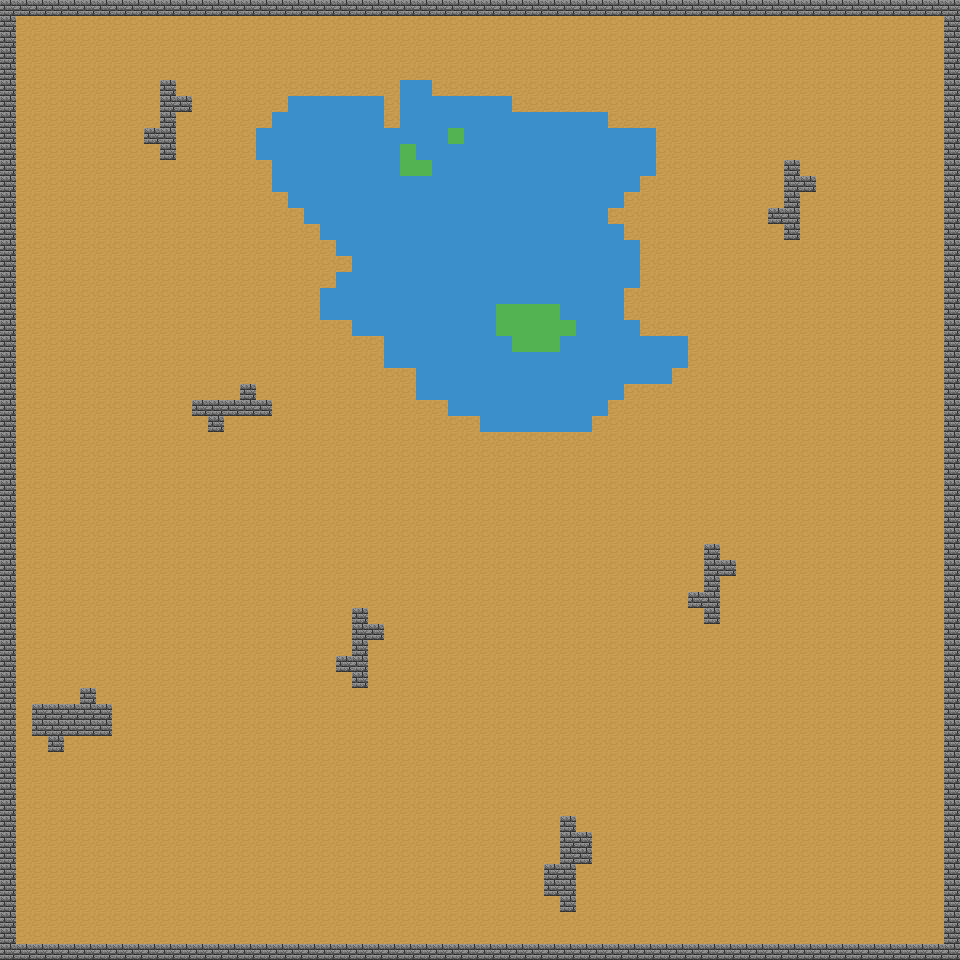

A 2D game scene composited from a Tiled map and its tileset images. What follows is a short description and the map's XML, with every tile layer's data as written:
An orthogonal 60x60 tile map with 16x16 px tiles, 1 tile layer (Tile Layer 1).

<map version="1.10" tiledversion="1.11.0" orientation="orthogonal" renderorder="right-down" width="60" height="60" tilewidth="16" tileheight="16" infinite="0" nextlayerid="2" nextobjectid="1">
 <tileset firstgid="1" source="tileset.tsx" />
 <layer id="1" name="Tile Layer 1" width="60" height="60">
  <data encoding="csv">
6,6,6,6,6,6,6,6,6,6,6,6,6,6,6,6,6,6,6,6,6,6,6,6,6,6,6,6,6,6,6,6,6,6,6,6,6,6,6,6,6,6,6,6,6,6,6,6,6,6,6,6,6,6,6,6,6,6,6,6,
6,4,4,4,4,4,4,4,4,4,4,4,4,4,4,4,4,4,4,4,4,4,4,4,4,4,4,4,4,4,4,4,4,4,4,4,4,4,4,4,4,4,4,4,4,4,4,4,4,4,4,4,4,4,4,4,4,4,4,6,
6,4,4,4,4,4,4,4,4,4,4,4,4,4,4,4,4,4,4,4,4,4,4,4,4,4,4,4,4,4,4,4,4,4,4,4,4,4,4,4,4,4,4,4,4,4,4,4,4,4,4,4,4,4,4,4,4,4,4,6,
6,4,4,4,4,4,4,4,4,4,4,4,4,4,4,4,4,4,4,4,4,4,4,4,4,4,4,4,4,4,4,4,4,4,4,4,4,4,4,4,4,4,4,4,4,4,4,4,4,4,4,4,4,4,4,4,4,4,4,6,
6,4,4,4,4,4,4,4,4,4,4,4,4,4,4,4,4,4,4,4,4,4,4,4,4,4,4,4,4,4,4,4,4,4,4,4,4,4,4,4,4,4,4,4,4,4,4,4,4,4,4,4,4,4,4,4,4,4,4,6,
6,4,4,4,4,4,4,4,4,4,6,4,4,4,4,4,4,4,4,4,4,4,4,4,4,5,5,4,4,4,4,4,4,4,4,4,4,4,4,4,4,4,4,4,4,4,4,4,4,4,4,4,4,4,4,4,4,4,4,6,
6,4,4,4,4,4,4,4,4,4,6,6,4,4,4,4,4,4,5,5,5,5,5,5,4,5,5,5,5,5,5,5,4,4,4,4,4,4,4,4,4,4,4,4,4,4,4,4,4,4,4,4,4,4,4,4,4,4,4,6,
6,4,4,4,4,4,4,4,4,4,6,4,4,4,4,4,4,5,5,5,5,5,5,5,4,5,5,5,5,5,5,5,5,5,5,5,5,5,4,4,4,4,4,4,4,4,4,4,4,4,4,4,4,4,4,4,4,4,4,6,
6,4,4,4,4,4,4,4,4,6,6,4,4,4,4,4,5,5,5,5,5,5,5,5,5,5,5,5,2,5,5,5,5,5,5,5,5,5,5,5,5,4,4,4,4,4,4,4,4,4,4,4,4,4,4,4,4,4,4,6,
6,4,4,4,4,4,4,4,4,4,6,4,4,4,4,4,5,5,5,5,5,5,5,5,5,2,5,5,5,5,5,5,5,5,5,5,5,5,5,5,5,4,4,4,4,4,4,4,4,4,4,4,4,4,4,4,4,4,4,6,
6,4,4,4,4,4,4,4,4,4,4,4,4,4,4,4,4,5,5,5,5,5,5,5,5,2,2,5,5,5,5,5,5,5,5,5,5,5,5,5,5,4,4,4,4,4,4,4,4,6,4,4,4,4,4,4,4,4,4,6,
6,4,4,4,4,4,4,4,4,4,4,4,4,4,4,4,4,5,5,5,5,5,5,5,5,5,5,5,5,5,5,5,5,5,5,5,5,5,5,5,4,4,4,4,4,4,4,4,4,6,6,4,4,4,4,4,4,4,4,6,
6,4,4,4,4,4,4,4,4,4,4,4,4,4,4,4,4,4,5,5,5,5,5,5,5,5,5,5,5,5,5,5,5,5,5,5,5,5,5,4,4,4,4,4,4,4,4,4,4,6,4,4,4,4,4,4,4,4,4,6,
6,4,4,4,4,4,4,4,4,4,4,4,4,4,4,4,4,4,4,5,5,5,5,5,5,5,5,5,5,5,5,5,5,5,5,5,5,5,4,4,4,4,4,4,4,4,4,4,6,6,4,4,4,4,4,4,4,4,4,6,
6,4,4,4,4,4,4,4,4,4,4,4,4,4,4,4,4,4,4,4,5,5,5,5,5,5,5,5,5,5,5,5,5,5,5,5,5,5,5,4,4,4,4,4,4,4,4,4,4,6,4,4,4,4,4,4,4,4,4,6,
6,4,4,4,4,4,4,4,4,4,4,4,4,4,4,4,4,4,4,4,4,5,5,5,5,5,5,5,5,5,5,5,5,5,5,5,5,5,5,5,4,4,4,4,4,4,4,4,4,4,4,4,4,4,4,4,4,4,4,6,
6,4,4,4,4,4,4,4,4,4,4,4,4,4,4,4,4,4,4,4,4,4,5,5,5,5,5,5,5,5,5,5,5,5,5,5,5,5,5,5,4,4,4,4,4,4,4,4,4,4,4,4,4,4,4,4,4,4,4,6,
6,4,4,4,4,4,4,4,4,4,4,4,4,4,4,4,4,4,4,4,4,5,5,5,5,5,5,5,5,5,5,5,5,5,5,5,5,5,5,5,4,4,4,4,4,4,4,4,4,4,4,4,4,4,4,4,4,4,4,6,
6,4,4,4,4,4,4,4,4,4,4,4,4,4,4,4,4,4,4,4,5,5,5,5,5,5,5,5,5,5,5,5,5,5,5,5,5,5,5,4,4,4,4,4,4,4,4,4,4,4,4,4,4,4,4,4,4,4,4,6,
6,4,4,4,4,4,4,4,4,4,4,4,4,4,4,4,4,4,4,4,5,5,5,5,5,5,5,5,5,5,5,2,2,2,2,5,5,5,5,4,4,4,4,4,4,4,4,4,4,4,4,4,4,4,4,4,4,4,4,6,
6,4,4,4,4,4,4,4,4,4,4,4,4,4,4,4,4,4,4,4,4,4,5,5,5,5,5,5,5,5,5,2,2,2,2,2,5,5,5,5,4,4,4,4,4,4,4,4,4,4,4,4,4,4,4,4,4,4,4,6,
6,4,4,4,4,4,4,4,4,4,4,4,4,4,4,4,4,4,4,4,4,4,4,4,5,5,5,5,5,5,5,5,2,2,2,5,5,5,5,5,5,5,5,4,4,4,4,4,4,4,4,4,4,4,4,4,4,4,4,6,
6,4,4,4,4,4,4,4,4,4,4,4,4,4,4,4,4,4,4,4,4,4,4,4,5,5,5,5,5,5,5,5,5,5,5,5,5,5,5,5,5,5,5,4,4,4,4,4,4,4,4,4,4,4,4,4,4,4,4,6,
6,4,4,4,4,4,4,4,4,4,4,4,4,4,4,4,4,4,4,4,4,4,4,4,4,4,5,5,5,5,5,5,5,5,5,5,5,5,5,5,5,5,4,4,4,4,4,4,4,4,4,4,4,4,4,4,4,4,4,6,
6,4,4,4,4,4,4,4,4,4,4,4,4,4,4,6,4,4,4,4,4,4,4,4,4,4,5,5,5,5,5,5,5,5,5,5,5,5,5,4,4,4,4,4,4,4,4,4,4,4,4,4,4,4,4,4,4,4,4,6,
6,4,4,4,4,4,4,4,4,4,4,4,6,6,6,6,6,4,4,4,4,4,4,4,4,4,4,4,5,5,5,5,5,5,5,5,5,5,4,4,4,4,4,4,4,4,4,4,4,4,4,4,4,4,4,4,4,4,4,6,
6,4,4,4,4,4,4,4,4,4,4,4,4,6,4,4,4,4,4,4,4,4,4,4,4,4,4,4,4,4,5,5,5,5,5,5,5,4,4,4,4,4,4,4,4,4,4,4,4,4,4,4,4,4,4,4,4,4,4,6,
6,4,4,4,4,4,4,4,4,4,4,4,4,4,4,4,4,4,4,4,4,4,4,4,4,4,4,4,4,4,4,4,4,4,4,4,4,4,4,4,4,4,4,4,4,4,4,4,4,4,4,4,4,4,4,4,4,4,4,6,
6,4,4,4,4,4,4,4,4,4,4,4,4,4,4,4,4,4,4,4,4,4,4,4,4,4,4,4,4,4,4,4,4,4,4,4,4,4,4,4,4,4,4,4,4,4,4,4,4,4,4,4,4,4,4,4,4,4,4,6,
6,4,4,4,4,4,4,4,4,4,4,4,4,4,4,4,4,4,4,4,4,4,4,4,4,4,4,4,4,4,4,4,4,4,4,4,4,4,4,4,4,4,4,4,4,4,4,4,4,4,4,4,4,4,4,4,4,4,4,6,
6,4,4,4,4,4,4,4,4,4,4,4,4,4,4,4,4,4,4,4,4,4,4,4,4,4,4,4,4,4,4,4,4,4,4,4,4,4,4,4,4,4,4,4,4,4,4,4,4,4,4,4,4,4,4,4,4,4,4,6,
6,4,4,4,4,4,4,4,4,4,4,4,4,4,4,4,4,4,4,4,4,4,4,4,4,4,4,4,4,4,4,4,4,4,4,4,4,4,4,4,4,4,4,4,4,4,4,4,4,4,4,4,4,4,4,4,4,4,4,6,
6,4,4,4,4,4,4,4,4,4,4,4,4,4,4,4,4,4,4,4,4,4,4,4,4,4,4,4,4,4,4,4,4,4,4,4,4,4,4,4,4,4,4,4,4,4,4,4,4,4,4,4,4,4,4,4,4,4,4,6,
6,4,4,4,4,4,4,4,4,4,4,4,4,4,4,4,4,4,4,4,4,4,4,4,4,4,4,4,4,4,4,4,4,4,4,4,4,4,4,4,4,4,4,4,4,4,4,4,4,4,4,4,4,4,4,4,4,4,4,6,
6,4,4,4,4,4,4,4,4,4,4,4,4,4,4,4,4,4,4,4,4,4,4,4,4,4,4,4,4,4,4,4,4,4,4,4,4,4,4,4,4,4,4,4,6,4,4,4,4,4,4,4,4,4,4,4,4,4,4,6,
6,4,4,4,4,4,4,4,4,4,4,4,4,4,4,4,4,4,4,4,4,4,4,4,4,4,4,4,4,4,4,4,4,4,4,4,4,4,4,4,4,4,4,4,6,6,4,4,4,4,4,4,4,4,4,4,4,4,4,6,
6,4,4,4,4,4,4,4,4,4,4,4,4,4,4,4,4,4,4,4,4,4,4,4,4,4,4,4,4,4,4,4,4,4,4,4,4,4,4,4,4,4,4,4,6,4,4,4,4,4,4,4,4,4,4,4,4,4,4,6,
6,4,4,4,4,4,4,4,4,4,4,4,4,4,4,4,4,4,4,4,4,4,4,4,4,4,4,4,4,4,4,4,4,4,4,4,4,4,4,4,4,4,4,6,6,4,4,4,4,4,4,4,4,4,4,4,4,4,4,6,
6,4,4,4,4,4,4,4,4,4,4,4,4,4,4,4,4,4,4,4,4,4,6,4,4,4,4,4,4,4,4,4,4,4,4,4,4,4,4,4,4,4,4,4,6,4,4,4,4,4,4,4,4,4,4,4,4,4,4,6,
6,4,4,4,4,4,4,4,4,4,4,4,4,4,4,4,4,4,4,4,4,4,6,6,4,4,4,4,4,4,4,4,4,4,4,4,4,4,4,4,4,4,4,4,4,4,4,4,4,4,4,4,4,4,4,4,4,4,4,6,
6,4,4,4,4,4,4,4,4,4,4,4,4,4,4,4,4,4,4,4,4,4,6,4,4,4,4,4,4,4,4,4,4,4,4,4,4,4,4,4,4,4,4,4,4,4,4,4,4,4,4,4,4,4,4,4,4,4,4,6,
6,4,4,4,4,4,4,4,4,4,4,4,4,4,4,4,4,4,4,4,4,6,6,4,4,4,4,4,4,4,4,4,4,4,4,4,4,4,4,4,4,4,4,4,4,4,4,4,4,4,4,4,4,4,4,4,4,4,4,6,
6,4,4,4,4,4,4,4,4,4,4,4,4,4,4,4,4,4,4,4,4,4,6,4,4,4,4,4,4,4,4,4,4,4,4,4,4,4,4,4,4,4,4,4,4,4,4,4,4,4,4,4,4,4,4,4,4,4,4,6,
6,4,4,4,4,6,4,4,4,4,4,4,4,4,4,4,4,4,4,4,4,4,4,4,4,4,4,4,4,4,4,4,4,4,4,4,4,4,4,4,4,4,4,4,4,4,4,4,4,4,4,4,4,4,4,4,4,4,4,6,
6,4,6,6,6,6,6,4,4,4,4,4,4,4,4,4,4,4,4,4,4,4,4,4,4,4,4,4,4,4,4,4,4,4,4,4,4,4,4,4,4,4,4,4,4,4,4,4,4,4,4,4,4,4,4,4,4,4,4,6,
6,4,6,6,6,6,6,4,4,4,4,4,4,4,4,4,4,4,4,4,4,4,4,4,4,4,4,4,4,4,4,4,4,4,4,4,4,4,4,4,4,4,4,4,4,4,4,4,4,4,4,4,4,4,4,4,4,4,4,6,
6,4,4,6,4,4,4,4,4,4,4,4,4,4,4,4,4,4,4,4,4,4,4,4,4,4,4,4,4,4,4,4,4,4,4,4,4,4,4,4,4,4,4,4,4,4,4,4,4,4,4,4,4,4,4,4,4,4,4,6,
6,4,4,4,4,4,4,4,4,4,4,4,4,4,4,4,4,4,4,4,4,4,4,4,4,4,4,4,4,4,4,4,4,4,4,4,4,4,4,4,4,4,4,4,4,4,4,4,4,4,4,4,4,4,4,4,4,4,4,6,
6,4,4,4,4,4,4,4,4,4,4,4,4,4,4,4,4,4,4,4,4,4,4,4,4,4,4,4,4,4,4,4,4,4,4,4,4,4,4,4,4,4,4,4,4,4,4,4,4,4,4,4,4,4,4,4,4,4,4,6,
6,4,4,4,4,4,4,4,4,4,4,4,4,4,4,4,4,4,4,4,4,4,4,4,4,4,4,4,4,4,4,4,4,4,4,4,4,4,4,4,4,4,4,4,4,4,4,4,4,4,4,4,4,4,4,4,4,4,4,6,
6,4,4,4,4,4,4,4,4,4,4,4,4,4,4,4,4,4,4,4,4,4,4,4,4,4,4,4,4,4,4,4,4,4,4,4,4,4,4,4,4,4,4,4,4,4,4,4,4,4,4,4,4,4,4,4,4,4,4,6,
6,4,4,4,4,4,4,4,4,4,4,4,4,4,4,4,4,4,4,4,4,4,4,4,4,4,4,4,4,4,4,4,4,4,4,6,4,4,4,4,4,4,4,4,4,4,4,4,4,4,4,4,4,4,4,4,4,4,4,6,
6,4,4,4,4,4,4,4,4,4,4,4,4,4,4,4,4,4,4,4,4,4,4,4,4,4,4,4,4,4,4,4,4,4,4,6,6,4,4,4,4,4,4,4,4,4,4,4,4,4,4,4,4,4,4,4,4,4,4,6,
6,4,4,4,4,4,4,4,4,4,4,4,4,4,4,4,4,4,4,4,4,4,4,4,4,4,4,4,4,4,4,4,4,4,4,6,6,4,4,4,4,4,4,4,4,4,4,4,4,4,4,4,4,4,4,4,4,4,4,6,
6,4,4,4,4,4,4,4,4,4,4,4,4,4,4,4,4,4,4,4,4,4,4,4,4,4,4,4,4,4,4,4,4,4,6,6,4,4,4,4,4,4,4,4,4,4,4,4,4,4,4,4,4,4,4,4,4,4,4,6,
6,4,4,4,4,4,4,4,4,4,4,4,4,4,4,4,4,4,4,4,4,4,4,4,4,4,4,4,4,4,4,4,4,4,6,6,4,4,4,4,4,4,4,4,4,4,4,4,4,4,4,4,4,4,4,4,4,4,4,6,
6,4,4,4,4,4,4,4,4,4,4,4,4,4,4,4,4,4,4,4,4,4,4,4,4,4,4,4,4,4,4,4,4,4,4,6,4,4,4,4,4,4,4,4,4,4,4,4,4,4,4,4,4,4,4,4,4,4,4,6,
6,4,4,4,4,4,4,4,4,4,4,4,4,4,4,4,4,4,4,4,4,4,4,4,4,4,4,4,4,4,4,4,4,4,4,4,4,4,4,4,4,4,4,4,4,4,4,4,4,4,4,4,4,4,4,4,4,4,4,6,
6,4,4,4,4,4,4,4,4,4,4,4,4,4,4,4,4,4,4,4,4,4,4,4,4,4,4,4,4,4,4,4,4,4,4,4,4,4,4,4,4,4,4,4,4,4,4,4,4,4,4,4,4,4,4,4,4,4,4,6,
6,6,6,6,6,6,6,6,6,6,6,6,6,6,6,6,6,6,6,6,6,6,6,6,6,6,6,6,6,6,6,6,6,6,6,6,6,6,6,6,6,6,6,6,6,6,6,6,6,6,6,6,6,6,6,6,6,6,6,6
</data>
 </layer>
</map>
